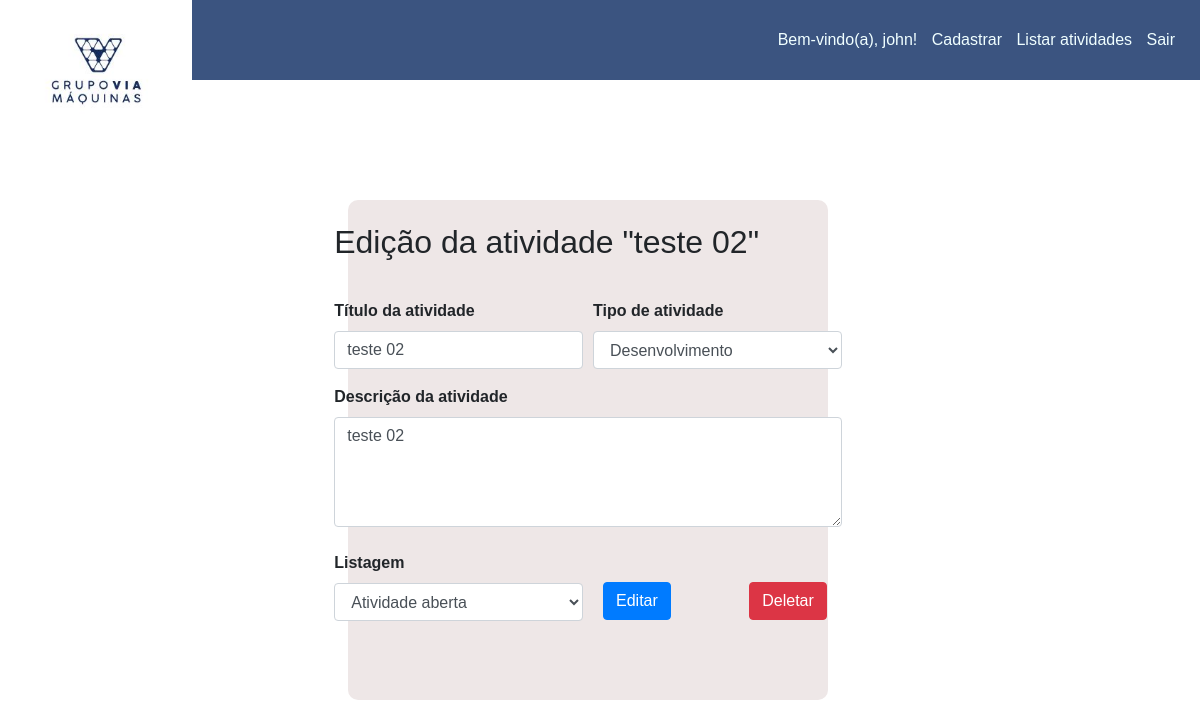
The app's page /update_abertas.php?id=35 (signed in) with its own data.
### tables this page shows
CREATE TABLE IF NOT EXISTS `atividades` (
  `titulo` varchar(100) NOT NULL,
  `descricao` varchar(200) NOT NULL,
  `tipo` int(11) NOT NULL,
  `listagem` int(11) NOT NULL,
  `id` int(11) unsigned NOT NULL AUTO_INCREMENT,
  PRIMARY KEY (`id`)
);

### update_abertas.php (the view, shortened to what this page needs)
<?php
      if(!empty($_GET['id'])){
       $id = $_GET['id'];
        $conexao = mysqli_connect('localhost', 'root', '12345', 'controle_atividades');
        $sql = "SELECT * FROM atividades WHERE id = '$id'";
        $result = $conexao->query($sql);
        if($result->num_rows >0){
            while($user_data = mysqli_fetch_assoc($result)){
                $titulo = $user_data['titulo'];
                $descricao = $user_data['descricao'];
                $tipo = $user_data['tipo'];
                $listagem = $user_data['listagem'];
            }
        }else{
            header("Location:listar_atv_abertas.php");
        }
      }
  ?>
<!DOCTYPE html>
<html lang="pt-br">
  <head>
        <link rel="stylesheet" href="https://stackpath.bootstrapcdn.com/bootstrap/4.1.3/css/bootstrap.min.css">
        <link rel="stylesheet" href="estilo2.css" type="text/css">
  </head>
<body>
  <nav>
      <a  href="listar_atv_abertas.php">	<img class="logo" src="vm.png" alt="Logo do Grupo"></a>
        <ul>
            <li style="color:azure;"><?php echo "Bem-vindo(a), " . $_SESSION['nome'] . '!'; ?></li>
            <li><a style="color:azure; text-transform:capitalize;" href="cadastro_atividades.php">Cadastrar</a></li>
            <li><div class="dropdown">
                    <span style="color:azure;">Listar atividades</span>
                </div></li>
            <li><a style="color:azure; text-transform:capitalize;" href="?deslogar">Sair</a></li>
        </ul>
  </nav>
<main>
    <div>
      <div><h2 style="padding-bottom:30px;">Edição da atividade "<?php echo $titulo;  ?>"</h2></div>
        <form name="form_update_atividades_abertas" action="update_atividades_aberta.php" method="POST">
             <div class="form-row">
                 <div class="form-group col-md-6">
                    <label for="titulo_update"><b>Título da atividade</b></label>
                    <input name="titulo" id="titulo_update" autocomplete="off" type="text" class="form-control" value="<?php echo $titulo; ?>"  placeholder="Ex.: Um título qualquer">
                 </div>
                <div class="form-group col-md-6">
                     <label for="inputTipo_atividade"><b>Tipo de atividade</b></label>
                           <select name="tipo_atividade" class="form-control">
                              <option selected><?php
                              if($tipo == "1"){
                                echo("Desenvolvimento");
                            }elseif($tipo == "2"){
                                echo ("Atendimento");
                            } elseif($tipo == "3"){
                                echo ("Manutenção");
                            } elseif($tipo == "4"){
                                echo ("Manutenção Urgente");
                            } else{
                                echo ("inválido");
                            }
                              ?></option>
                           </select>
                </div>
             </div>
              <div class="mb-4">
                        <label for="descricao_update" class="form-label"><b>Descrição da atividade</b></label>
                        <textarea type="input" id="descricao_update" class="form-control" name="descricao" rows="4"><?php echo $descricao;
                        ?></textarea>
              </div>
        <div class="form-row">
            <div class="form-group col-md-6">
                        <label for="inputListagem"><b>Listagem</b></label>
                            <select name="listagem" class="form-control">
                            <option selected><?php
                              if($listagem == "1"){
                                echo("Atividade aberta");
                            }else{
                              echo ("Atividade concluída");
                            }
                              ?></option>
                            </select>
            </div>
            <div class="form-group col-md-3">
              <input type="submit" onclick="return validacao()" style="margin-top:31px; margin-left:10px;" class="btn btn-primary" value="Editar">
            </div>
        </div>
      </form>
      <form  name="form_delete_atividades" action="delete_atividades_abertas.php" method="POST">
            <div class="form-group col-md-3">
          <?php
              if($tipo == 4){
                  echo '<input type="submit" disabled style=" margin-top: -98px; margin-left:400px;"  class="btn btn-danger"  value="Deletar">';
              }else{
                  echo '<input type="submit" style=" margin-top: -98px; margin-left:400px;"  class="btn btn-danger"  value="Deletar">';
              }
          ?>
            </div>
            </form>
    </div>
</main>
</body>
</html>

### estilo2.css (style rules this page uses)
* { padding: 0; margin: 0; text-decoration: none; list-style: none; box-sizing: border-box; }
body { font-family: Arial, Helvetica, sans-serif; background-repeat: no-repeat; background-image: url('../Trabalho/bg2.png'); }
nav { background: #3b5480; height: 80px; width: 100%; }
.logo { width: 16%; }
nav ul { float: right; margin-right: 20px; color: white; }
nav ul li { display: inline-block; line-height: 80px; margin: 0 5px; }
main { background: rgb(238, 231, 231); height: 500px; width: 40%; margin-top: 10%; margin-left: 29%; padding: 0px; display: flex; justify-content: center; align-items: center; border-radius: 10px; }

### update_abertas.php (style rules this page uses)
.dropdown { position: relative; }

### records on screen
atividades: titulo "teste 02", tipo_atividade "Desenvolvimento", descricao "teste 02", listagem "Atividade aberta"

### other values on screen
$_SESSION['nome'] "john"
